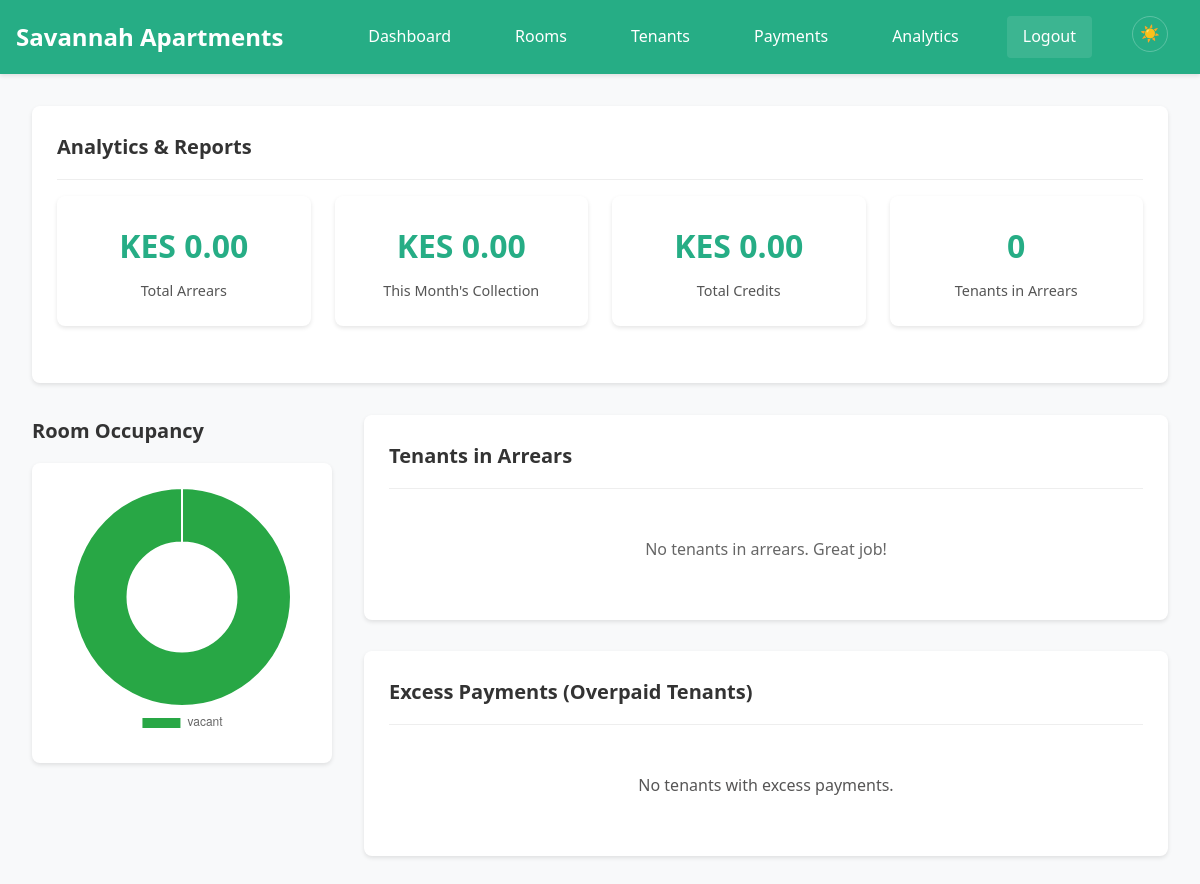
Page /analytics (signed in) on the earlier database version.
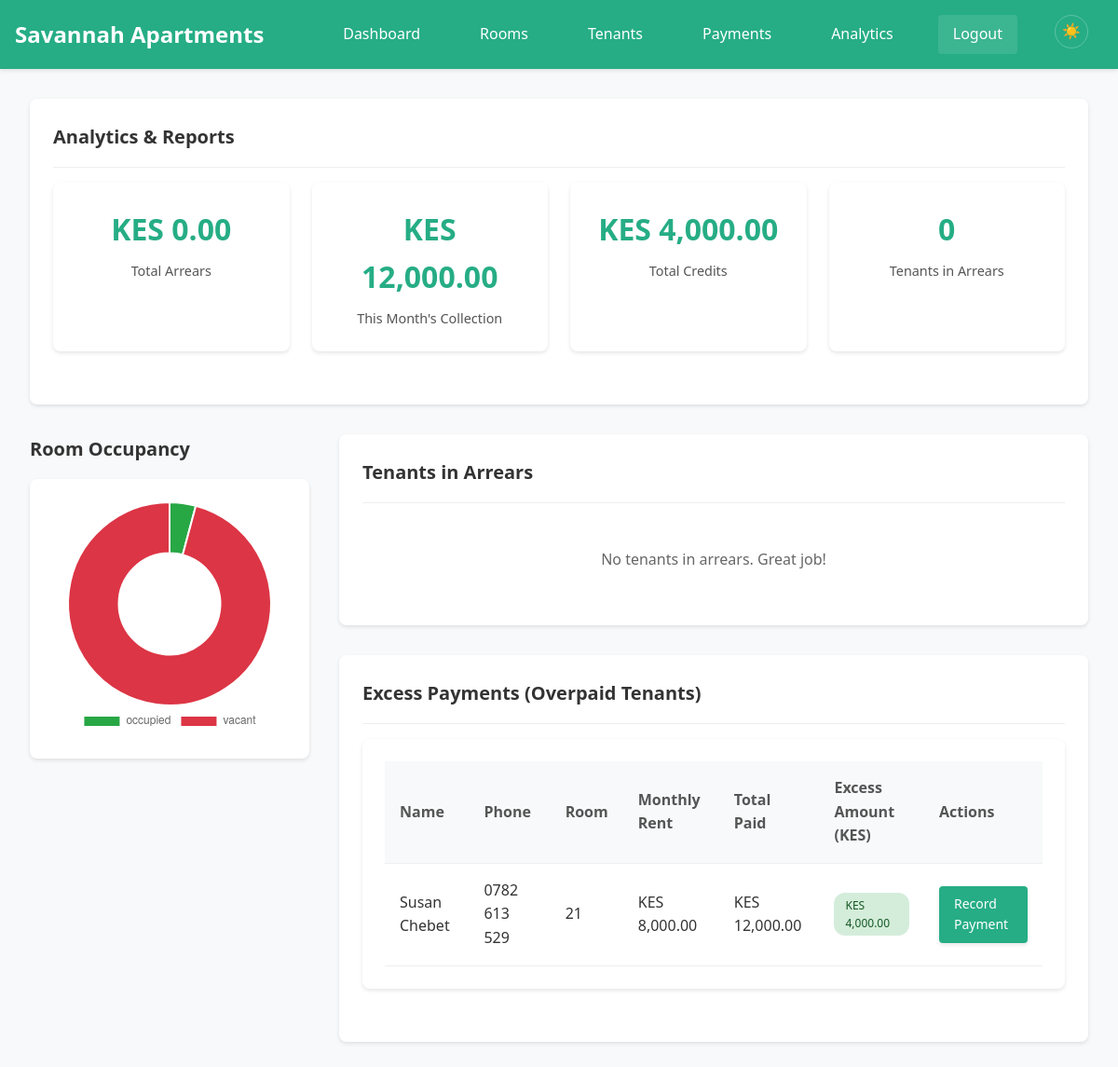
Same page on the later database version.
### tables this page shows
CREATE TABLE tenants (
            tenant_id INTEGER PRIMARY KEY AUTOINCREMENT,
            tenant_name TEXT NOT NULL,
            tenant_phone TEXT NOT NULL,
            room_id INTEGER,
            move_in_date DATE NOT NULL,
            balance REAL DEFAULT 0, credit_balance REAL DEFAULT 0, last_payment_date DATE, first_name TEXT, second_name TEXT, id_number TEXT, next_of_kin_name TEXT, next_of_kin_contact TEXT, relative_name TEXT, relative_id_number TEXT, relative_contact TEXT,
            FOREIGN KEY (room_id) REFERENCES rooms (room_id)
        );

### app.py (the view, shortened to what this page needs)
@app.route('/analytics')
@login_required
def analytics():
    conn = get_db_connection()
    tenants_data = conn.execute('''
        SELECT
            t.tenant_id,
            t.tenant_name,
            t.credit_balance,
            t.last_payment_date,
            t.tenant_phone,
            t.move_in_date,
            r.room_number,
            r.monthly_rent,
            (
                SELECT COALESCE(SUM(p2.amount), 0)
                FROM payments p2
                WHERE p2.tenant_id = t.tenant_id
                  AND strftime('%Y-%m', p2.payment_date) = strftime('%Y-%m', 'now')
            ) as total_payments
        FROM tenants t
        LEFT JOIN rooms r ON t.room_id = r.room_id
        GROUP BY t.tenant_id, t.tenant_name, t.credit_balance, t.last_payment_date, t.tenant_phone, t.move_in_date, r.room_number, r.monthly_rent
        ORDER BY t.tenant_name
    ''').fetchall()
    arrears_tenants = []
    overpaid_tenants = []
    total_arrears_amount = 0
    total_credits_amount = 0
    for tenant in tenants_data:
        monthly_rent = tenant['monthly_rent'] if tenant['monthly_rent'] else 0
        total_paid = tenant['total_payments'] or 0
        credit_balance = tenant['credit_balance'] or 0
        total_credits_amount += credit_balance
        arrears = monthly_rent - total_paid
        excess = total_paid - monthly_rent
        if excess > 0:
            overpaid_tenants.append({
                'tenant_id': tenant['tenant_id'],
                'tenant_name': tenant['tenant_name'],
                'tenant_phone': tenant['tenant_phone'],
                'room_number': tenant['room_number'],
                'monthly_rent': tenant['monthly_rent'],
                'total_payments': total_paid,
                'excess': excess
            })
    room_stats = conn.execute('''
        SELECT status, COUNT(*) as count
        FROM rooms
        GROUP BY status
    ''').fetchall()
    room_stats = [dict(row) for row in room_stats]
    current_month = datetime.now().strftime('%Y-%m')
    monthly_collection = conn.execute('''
        SELECT SUM(amount) as total
        FROM payments
        WHERE strftime('%Y-%m', payment_date) = ?
    ''', (current_month,)).fetchone()
    monthly_collection_amount = monthly_collection['total'] if monthly_collection['total'] else 0
    conn.close()
    return render_template('analytics.html',
                         arrears_tenants=arrears_tenants,
                         overpaid_tenants=overpaid_tenants,
                         total_arrears_amount=total_arrears_amount,
                         total_credits_amount=total_credits_amount,
                         room_stats=room_stats,
                         monthly_collection_amount=monthly_collection_amount)

### app.py (called while the page is built)
@app.template_filter('currency')
def currency_filter(value):
    if value is None:
        return "KES 0.00"
    return f"KES {value:,.2f}"

def get_db_connection():
    conn = sqlite3.connect(DATABASE, timeout=20.0)
    conn.row_factory = sqlite3.Row
    conn.execute('PRAGMA journal_mode=WAL')
    conn.execute('PRAGMA synchronous=NORMAL')
    conn.execute('PRAGMA cache_size=10000')
    conn.execute('PRAGMA temp_store=MEMORY')
    return conn

def login_required(f):
    @wraps(f)
    def decorated_function(*args, **kwargs):
        if 'logged_in' not in session:
            return redirect(url_for('login'))
        return f(*args, **kwargs)
    return decorated_function

### templates/analytics.html (shortened to what the changed rows need)
{% extends "base.html" %}
{% block content %}
<div class="card">
    <div class="card-header">
        <h1 class="card-title">Analytics & Reports</h1>
    </div>
    <div class="stats-grid">
        <div class="stat-card">
            <div class="stat-number">{{ monthly_collection_amount|currency }}</div>
            <div class="stat-label">This Month's Collection</div>
        </div>
        <div class="stat-card">
            <div class="stat-number">{{ total_credits_amount|currency }}</div>
            <div class="stat-label">Total Credits</div>
        </div>
    </div>
</div>
<div style="display: flex; gap: 2rem; align-items: flex-start; margin: 2rem 0;">
    <div style="flex: 0 0 300px; max-width: 300px;">
        <h2 class="chart-title">Room Occupancy</h2>
        <div class="chart-container" style="max-width: 300px; margin: 0 auto;">
            <canvas id="occupancyChart" width="200" height="120"></canvas>
        </div>
    </div>
    <div style="flex: 1 1 0; min-width: 320px;">
        <div class="card">
            <div class="card-header">
                <h2 class="card-title">Tenants in Arrears</h2>
            </div>
        </div>
        <div class="card" style="margin-top: 2rem;">
            <div class="card-header">
                <h2 class="card-title">Excess Payments (Overpaid Tenants)</h2>
            </div>
            {% if overpaid_tenants %}
            <div class="table-container">
                <table class="table">
                    <thead>
                        <tr>
                            <th>Name</th>
                            <th>Phone</th>
                            <th>Room</th>
                            <th>Monthly Rent</th>
                            <th>Total Paid</th>
                            <th>Excess Amount (KES)</th>
                            <th>Actions</th>
                        </tr>
                    </thead>
                    <tbody>
                        {% for t in overpaid_tenants %}
                        <tr>
                            <td>{{ t.tenant_name }}</td>
                            <td>{{ t.tenant_phone }}</td>
                            <td>{{ t.room_number or 'No Room' }}</td>
                            <td>{{ t.monthly_rent|currency }}</td>
                            <td>{{ t.total_payments|currency }}</td>
                            <td>
                                <span class="status-badge status-positive">
                                    {{ t.excess|currency }}
                                </span>
                            </td>
                            <td>
                                <div class="action-buttons">
                                    <a href="{{ url_for('add_payment') }}?tenant_id={{ t.tenant_id }}" class="btn btn-sm">Record Payment</a>
                                </div>
                            </td>
                        </tr>
                        {% endfor %}
                    </tbody>
                </table>
            </div>
            {% else %}
            <p style="text-align: center; color: #565555; padding: 2rem;">No tenants with excess payments.</p>
            {% endif %}
        </div>
    </div>
</div>
{% endblock %}
{% block scripts %}
<script>
// Room Occupancy Chart
const occupancyCtx = document.getElementById('occupancyChart').getContext('2d');
const occupancyData = {% if room_stats %}{
    {% for stat in room_stats %}
    '{{ stat.status }}': {{ stat.count }}{% if not loop.last %},{% endif %}
    {% endfor %}
}{% else %}{}{% endif %};
new Chart(occupancyCtx, {
    type: 'doughnut',
    data: {
        labels: Object.keys(occupancyData),
        datasets: [{
            data: Object.values(occupancyData),
            backgroundColor: [
                '#28a745',
                '#dc3545'
            ],
            borderWidth: 2,
            borderColor: '#fff'
        }]
    },
    options: {
        responsive: true,
        plugins: {
            legend: {
                position: 'bottom'
            }
        }
    }
});
// Monthly Collection Chart removed as per request
</script>
{% endblock %}

Differences in the rows shown:
added tenants: tenant_name "Susan Chebet", tenant_phone "0782 613 529", room "21", monthly_rent "KES 8,000.00", total_payments "KES 12,000.00", excess "KES 4,000.00"
Other differences:
{{ monthly_collection_amount|currency }}: "KES 0.00" → "KES 12,000.00"
{{ total_credits_amount|currency }}: "KES 0.00" → "KES 4,000.00"
chart data {{ stat.status }}: vacant → occupied, vacant
chart data {{ stat.count }}: 24 → 1, 23
text no longer shown: "No tenants with excess payments."
text now shown: "Name Phone Room Monthly Rent Total Paid Excess Amount (KES) Actions"
